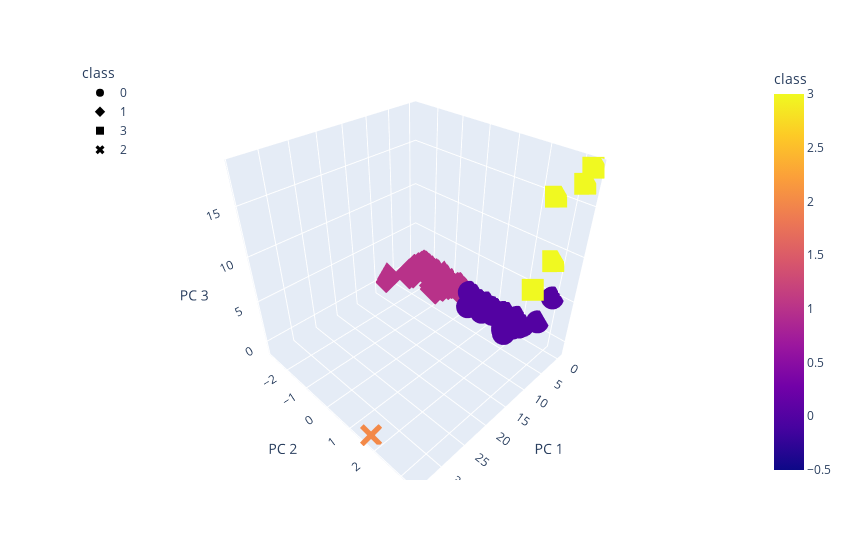

Here is the notebook cell this chart was saved with:
### Markdown cell above
## Visualizing Results:

### Code cell
#Create a 3D scatter plot :
fig = px.scatter_3d(
    clustered_df,
    x="PC 1",
    y="PC 2",
    z="PC 3",
    hover_name="CoinName",
    hover_data=["Algorithm"],
    color="class",
    symbol="class",
    width=850,
    )
fig.update_layout(legend=dict(x=0, y=1))
fig.show()

### Figure 1 — Plotly figure (JSON) as saved in the notebook; plotly's stock layout.template omitted (floating-point values rounded to 4 significant figures; data arrays with more than 128 entries replaced by an {"elided": "..."} marker saying what was removed)
{"data": [{"customdata": {"elided": "288x1 str values"}, "hovertemplate": "<b>%{hovertext}</b><br><br>class=%{marker.color}<br>PC 1=%{x}<br>PC 2=%{y}<br>PC 3=%{z}<br>Algorithm=%{customdata[0]}<extra></extra>", "hovertext": {"elided": "288 str values"}, "legendgroup": "0", "marker": {"color": {"elided": "288 int values"}, "coloraxis": "coloraxis", "symbol": "circle"}, "mode": "markers", "name": "0", "scene": "scene", "showlegend": true, "type": "scatter3d", "x": {"elided": "288 float values"}, "y": {"elided": "288 float values"}, "z": {"elided": "288 float values"}}, {"customdata": {"elided": "238x1 str values"}, "hovertemplate": "<b>%{hovertext}</b><br><br>class=%{marker.color}<br>PC 1=%{x}<br>PC 2=%{y}<br>PC 3=%{z}<br>Algorithm=%{customdata[0]}<extra></extra>", "hovertext": {"elided": "238 str values"}, "legendgroup": "1", "marker": {"color": {"elided": "238 int values"}, "coloraxis": "coloraxis", "symbol": "diamond"}, "mode": "markers", "name": "1", "scene": "scene", "showlegend": true, "type": "scatter3d", "x": {"elided": "238 float values"}, "y": {"elided": "238 float values"}, "z": {"elided": "238 float values"}}, {"customdata": [["VeChainThor Authority"], ["Proof-of-BibleHash"], ["SHA-256 + Hive"], ["Proof-of-Authority"], ["ECC 256K1"]], "hovertemplate": "<b>%{hovertext}</b><br><br>class=%{marker.color}<br>PC 1=%{x}<br>PC 2=%{y}<br>PC 3=%{z}<br>Algorithm=%{customdata[0]}<extra></extra>", "hovertext": ["Vechain", "BiblePay", "LitecoinCash", "Poa Network", "Acute Angle Cloud"], "legendgroup": "3", "marker": {"color": [3, 3, 3, 3, 3], "coloraxis": "coloraxis", "symbol": "square"}, "mode": "markers", "name": "3", "scene": "scene", "showlegend": true, "type": "scatter3d", "x": [4.413, -0.2381, -0.3502, -0.3981, -0.2969], "y": [2.716, 3.328, 2.738, 3.194, 2.48], "z": [6.891, 18.46, 8.743, 16.92, 14.97]}, {"customdata": [["TRC10"]], "hovertemplate": "<b>%{hovertext}</b><br><br>class=%{marker.color}<br>PC 1=%{x}<br>PC 2=%{y}<br>PC 3=%{z}<br>Algorithm=%{customdata[0]}<extra></extra>", "hovertext": ["BitTorrent"], "legendgroup": "2", "marker": {"color": [2], "coloraxis": "coloraxis", "symbol": "x"}, "mode": "markers", "name": "2", "scene": "scene", "showlegend": true, "type": "scatter3d", "x": [34.04], "y": [1.68], "z": [-1.143]}], "layout": {"coloraxis": {"colorbar": {"title": {"text": "class"}}, "colorscale": [[0, "#0d0887"], [0.1111, "#46039f"], [0.2222, "#7201a8"], [0.3333, "#9c179e"], [0.4444, "#bd3786"], [0.5556, "#d8576b"], [0.6667, "#ed7953"], [0.7778, "#fb9f3a"], [0.8889, "#fdca26"], [1, "#f0f921"]]}, "legend": {"title": {"text": "class"}, "tracegroupgap": 0, "x": 0, "y": 1}, "margin": {"t": 60}, "scene": {"domain": {"x": [0, 1], "y": [0, 1]}, "xaxis": {"title": {"text": "PC 1"}}, "yaxis": {"title": {"text": "PC 2"}}, "zaxis": {"title": {"text": "PC 3"}}}, "width": 850}}
